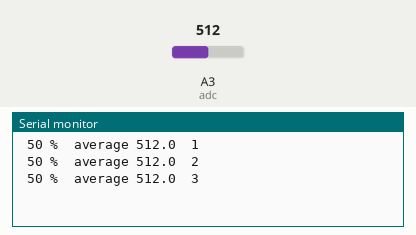
The sketch below on a simulated Arduino Uno, built with avr-gcc and run on an emulated ATmega328P. Shown: the last lines printed to the serial monitor. Inputs (shaded band) come from the test bench; at power-on: A3 (adc) = 512.

Above: at 1.3 s.
1.4 s: A3 (adc) set to 113
At 1.9 s:
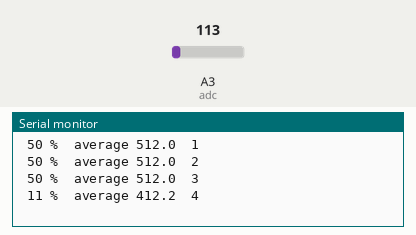
2.9 s: A3 (adc) set to 97
At 3.4 s:
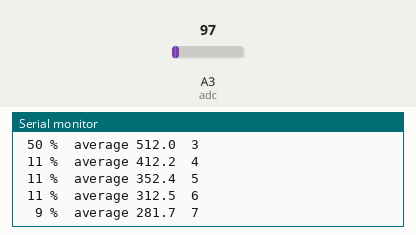
Timing chart, 0 to 5.9 s (numbered marks = the images above; inputs shaded):
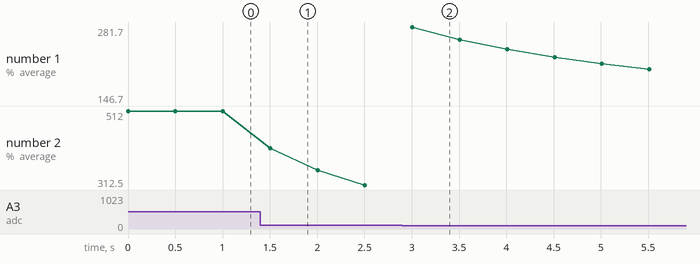

The sketch:

t2_numbers.ino
```cpp
// Made from a Python program in the ZERO1 Simulator; edits here are not turned back into Python.

const int POT_LDR = A3;        // potentiometer / light sensor

const int adc = POT_LDR;
long total = 0;
long count = 0;

// Runs once: the lines before "while True:"
void setup() {
  Serial.begin(9600);
}

// Runs forever: the body of "while True:" (line 9)
void loop() {
  long value = analogRead(adc);
  long percent = value * 100L / 1023L;
  total += value;
  count += 1;
  float average = (float)total / pyNonZero(count, 14);
  Serial.print(pyPad(String(percent), 3, '>'));
  Serial.print(" %  average ");
  Serial.print(average, 1);
  Serial.print("  ");
  Serial.println(count % 60L);
  delay(500);
}

// ---- Helpers that make C++ behave like Python ----

// Stops the program like a Python error: the message goes to the Serial Monitor, then the board halts
void pyFail(int line, String text) {
  Serial.print("Line ");
  Serial.print(line);
  Serial.print(": ");
  Serial.println(text);
  Serial.flush();
  abort();
}

// Python stops with ZeroDivisionError instead of dividing by 0
long pyNonZero(long divisor, int line) {
  if (divisor == 0) pyFail(line, "ZeroDivisionError: division by zero");
  return divisor;
}

// f-string widths: '>' spaces on the left (numbers), '<' spaces on the right (text), '0' zeros after the sign
String pyPad(String text, int width, char how) {
  while ((int)text.length() < width) {
    if (how == '<') {
      text += " ";
    } else if (how == '0' && text.startsWith("-")) {
      text = "-0" + text.substring(1);
    } else if (how == '0') {
      text = "0" + text;
    } else {
      text = " " + text;
    }
  }
  return text;
}
```

Measured:
- the behaviour switches between 103 and 102 on A3 (adc) (found by bisection; images 1 and 2)
- after the input at 1.4 s, the serial monitor: prints a new line after 0.10 s (image 1)
- after the input at 2.9 s, the serial monitor: prints a new line after 0.11 s (image 2)
- plotted number 2: 512 → 312.5 after the input at 1.4 s
